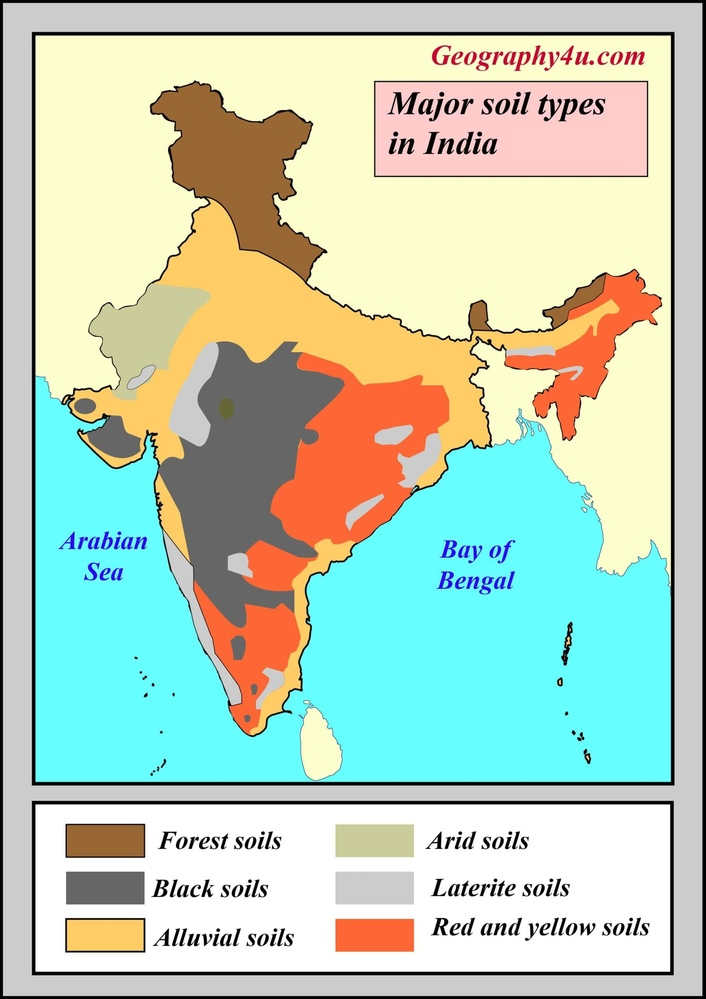
#> input picture numpy/real-world-example/sample.jpg, 706 x 999 px, shrunk from 1809 x 2560 before the run
$ python image-grayscale.py
#> lines starting #> are read from the running program, lines starting #| are printed output that depends on the picture
import numpy as np
from PIL import Image

# Load image
img = Image.open("sample.jpg")
#> img is the input picture: PIL image 706x999 RGB; mean R, G, B 187.1, 206.8, 186.9
img_arr = np.array(img)

# Convert to grayscale using mean
gray = np.mean(img_arr, axis=2)
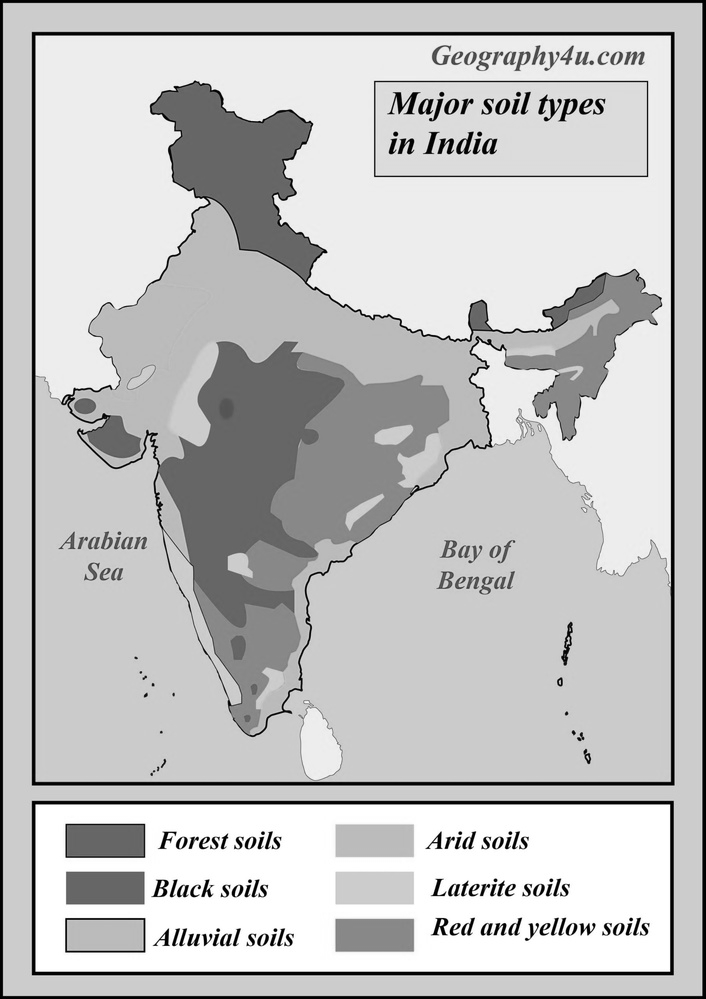
#> gray: shape (999, 706) float64; min 0, max 255, mean 193.6

# Save output
gray_img = Image.fromarray(gray.astype("uint8"))
gray_img.save("gray_output.jpg")

print("Grayscale conversion done!")
